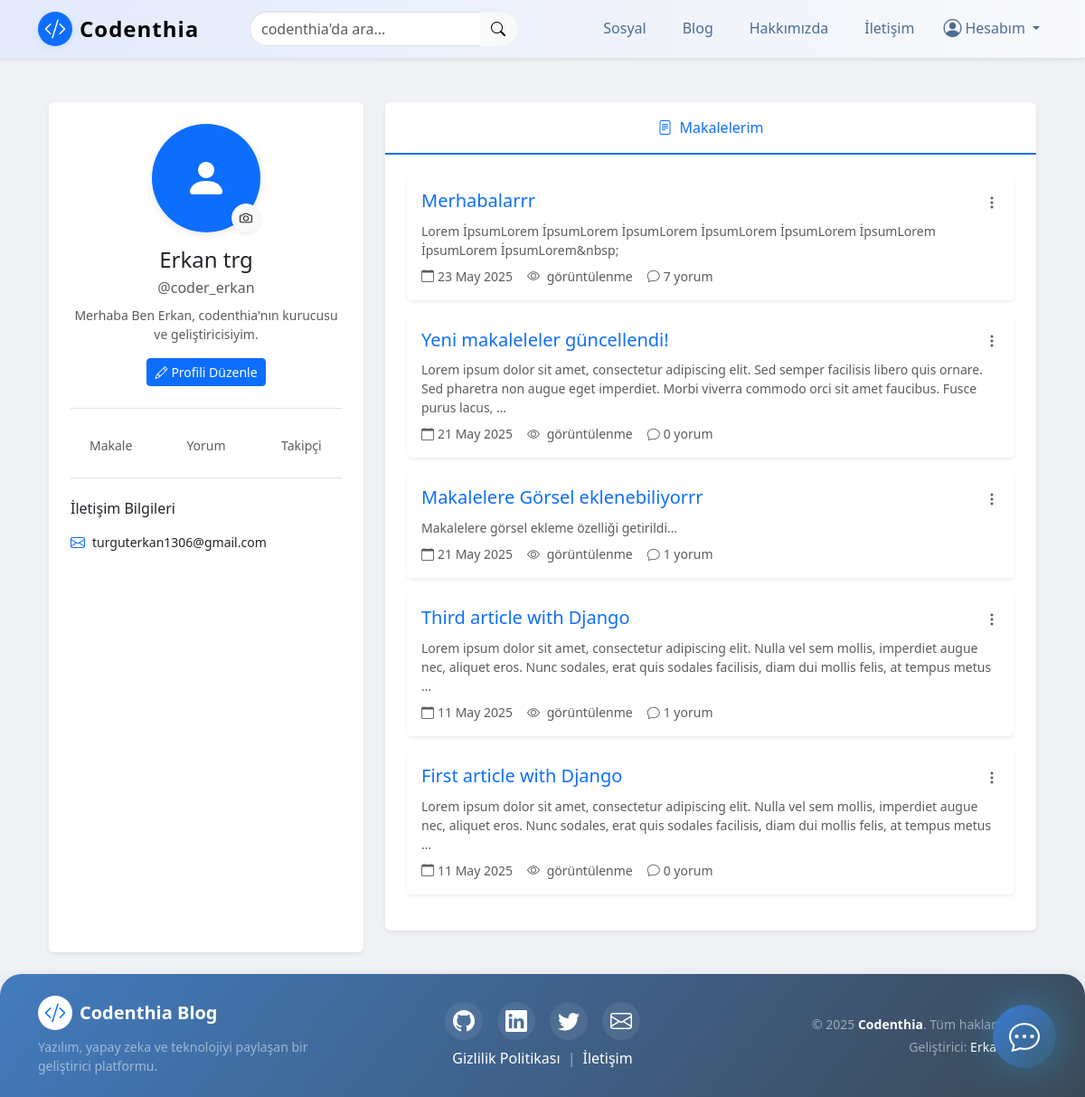
/user/profile/ (signed in), run on an earlier commit of the app's database.
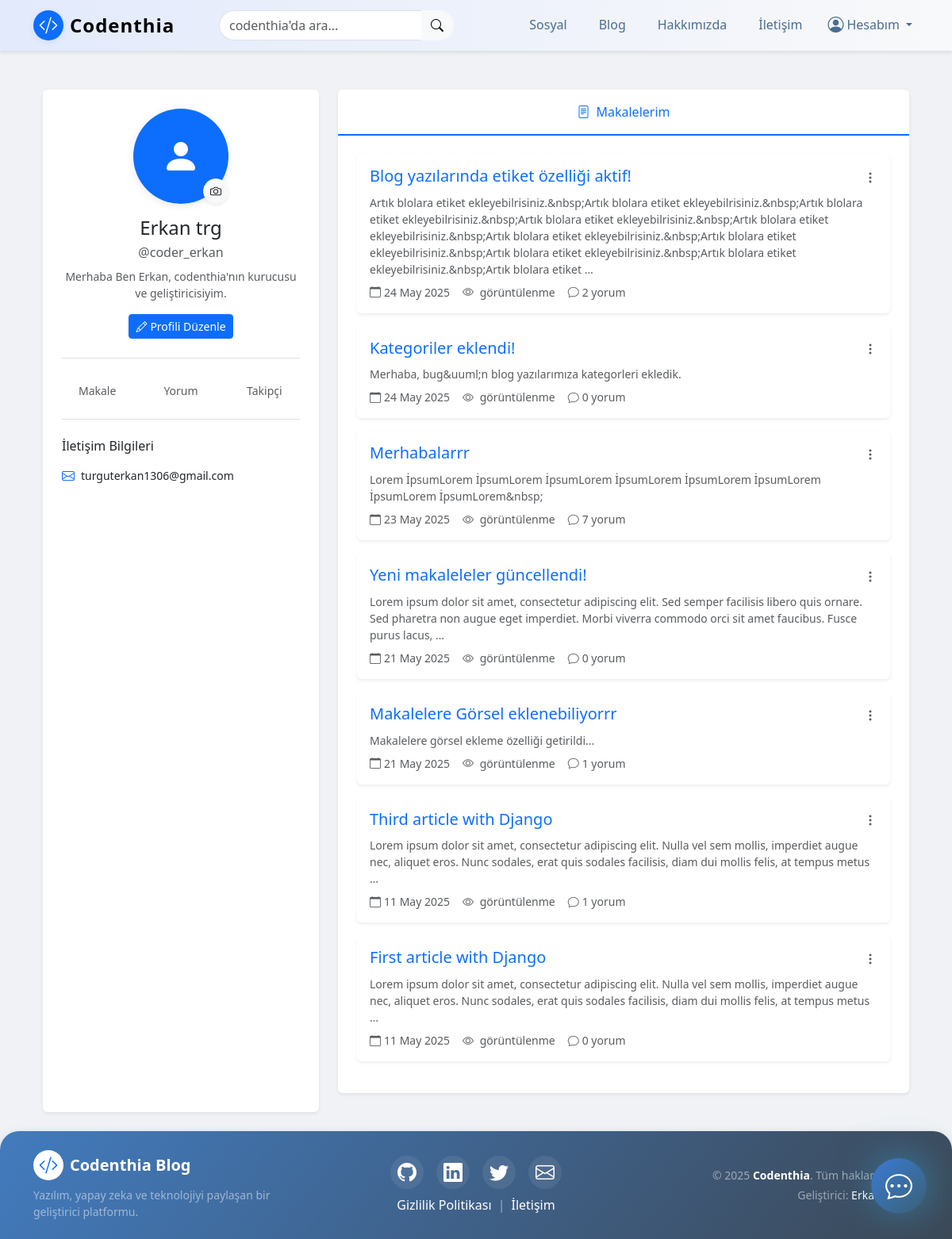
And on a later commit of the database.
### article/models.py (models this page shows, shortened)
class Article(models.Model):
    author = models.ForeignKey("auth.User", on_delete=models.CASCADE , verbose_name="Yazar")  # Bu alan, yazının yazarını (kullanıcıyı) temsil eder ve yazar silindiğinde yazıları da silinir
    title = models.CharField(max_length=50, verbose_name="Başlık") # Bu alan, yazının başlığını temsil eder ve maksimum 50 karakterlik bir metin alır
    content = RichTextField(verbose_name="İçerik") # Bu alan, yazının içeriğini temsil eder ve metin içerikleri için kullanılır
    created_date = models.DateTimeField(auto_now_add=True , verbose_name="Oluşturulma Tarihi") # Bu alan, yazının oluşturulma tarihini otomatik olarak ekler
    image = models.ImageField(upload_to='article_images/', null=True, blank=True)  # <-- yeni alan
    category = models.ForeignKey('Category', on_delete=models.SET_NULL, null=True, blank=True, related_name="articles", verbose_name="Kategori")
    tags = models.ManyToManyField('Tag', blank=True, related_name="articles", verbose_name="Etiketler")
    class Meta:
        ordering = ['-created_date'] # Bu kod, yazıları tarihe göre sıralar

### user/views.py (the view)
# urls.py: path('profile/', views.profile, name ="profile"), # Bu kod, profil sayfasını temsil eder ve profil fonksiyonunu çağırır
@login_required(login_url="login")
def profile(request):
    user = request.user
    articles = Article.objects.filter(author=user).order_by('-created_date')
    context = {
        'user': user,
        'articles': articles,
    }
    return render(request, 'user/profile.html', context)

### templates/user/profile.html (shortened to what the changed rows need)
{% extends "layout.html" %} {% load static %} {% block title %}Profilim - {{ user.username }} | Codenthia{% endblock %} {% block body %}
<div class="container py-4">
    <div class="row g-4">
        <div class="col-lg-8">
            <div class="card border-0 shadow-sm mb-4">
                <div class="card-body p-0">
                    <div class="tab-content p-4" id="profileTabsContent">
                        <div class="tab-pane fade show active" id="articles" role="tabpanel">
                            {% if articles %} {% for article in articles %}
                            <div class="card border-0 shadow-sm mb-3">
                                <div class="card-body">
                                    <div class="d-flex justify-content-between align-items-start mb-2">
                                        <h5 class="card-title mb-0">
                                            <a href="/articles/{{ article.id }}" class="text-decoration-none">{{ article.title }}</a>
                                        </h5>
                                        <div class="dropdown">
                                            <button class="btn btn-link text-muted p-0" type="button" data-bs-toggle="dropdown">
                                                <i class="bi bi-three-dots-vertical"></i>
                                            </button>
                                        </div>
                                    </div>
                                    <p class="card-text text-muted small mb-2">{{ article.content|striptags|truncatewords:30 }}</p>
                                    <div class="d-flex align-items-center gap-3 text-muted small">
                                        <span><i class="bi bi-calendar me-1"></i>{{ article.created_date|date:"d M Y" }}</span>
                                        <span><i class="bi bi-eye me-1"></i>{{ article.views }} görüntülenme</span>
                                        <span><i class="bi bi-chat me-1"></i>{{ article.comments.count }} yorum</span>
                                    </div>
                                </div>
                            </div>
                            {% endfor %} {% endif %}
                        </div>
                    </div>
                </div>
            </div>
        </div>
    </div>
</div>
{% endblock %}

What changed in the data, as far as the page shows it:
added Article: title "Blog yazılarında etiket özelliği aktif!", content "Artık blolara etiket ekleyebilrisiniz.&nbsp;Artık blolara etiket ekleyebilrisiniz.&nbsp;Artık blolara etiket ekleyebilrisiniz.&nbsp;Artık blolara etiket ekleyebilrisiniz.&nbsp;Artık blolara etiket ekleyebilrisiniz.&nbsp;Artık blolara etiket ekleyebilrisiniz.&nbsp;Artık blolara etiket ekleyebilrisiniz.&nbsp;Artık blolara etiket ekleyebilrisiniz.&nbsp;Artık blolara etiket ekleyebilrisiniz.&nbsp;Artık blolara etiket …", created_date "24 May 2025", comments.count "2"
added Article: title "Kategoriler eklendi!", content "Merhaba, bug&uuml;n blog yazılarımıza kategorleri ekledik.", created_date "24 May 2025", comments.count "0"
